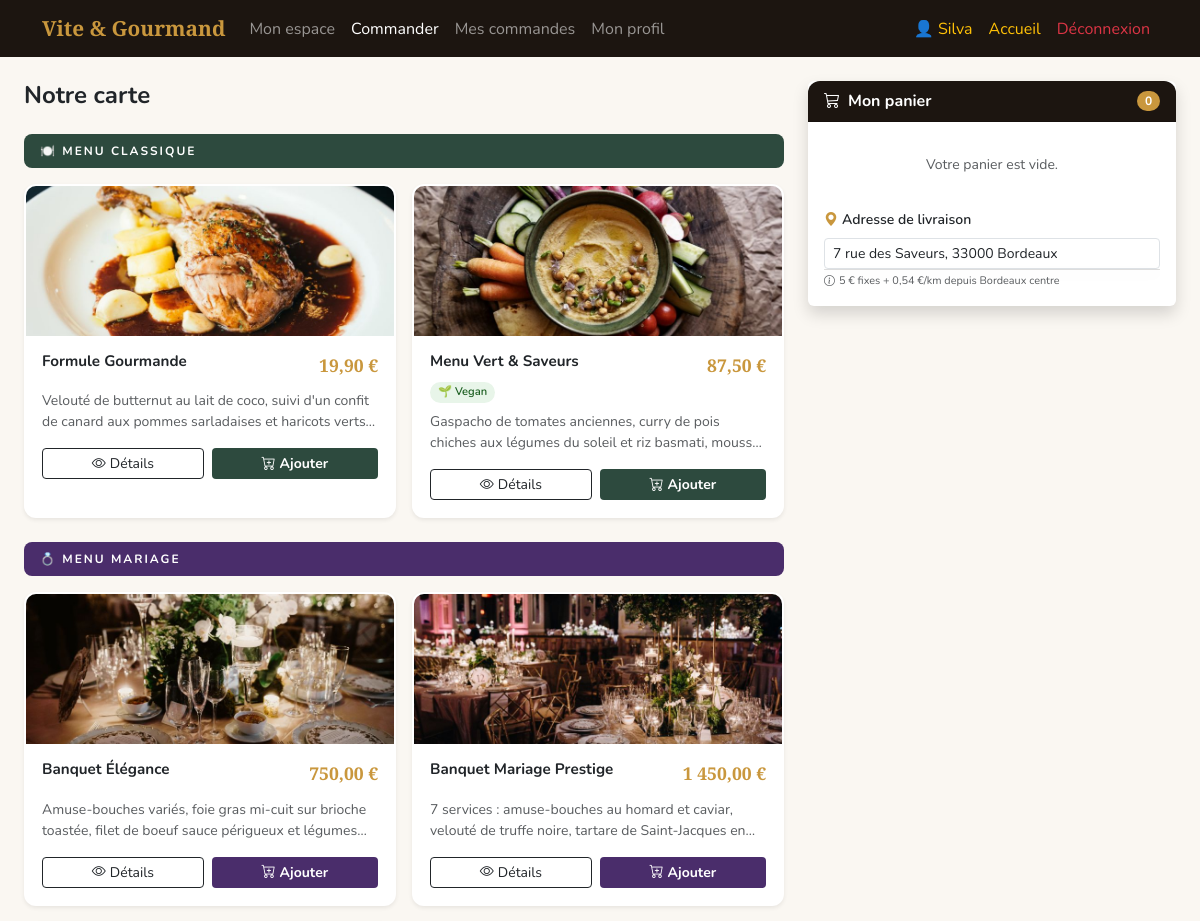
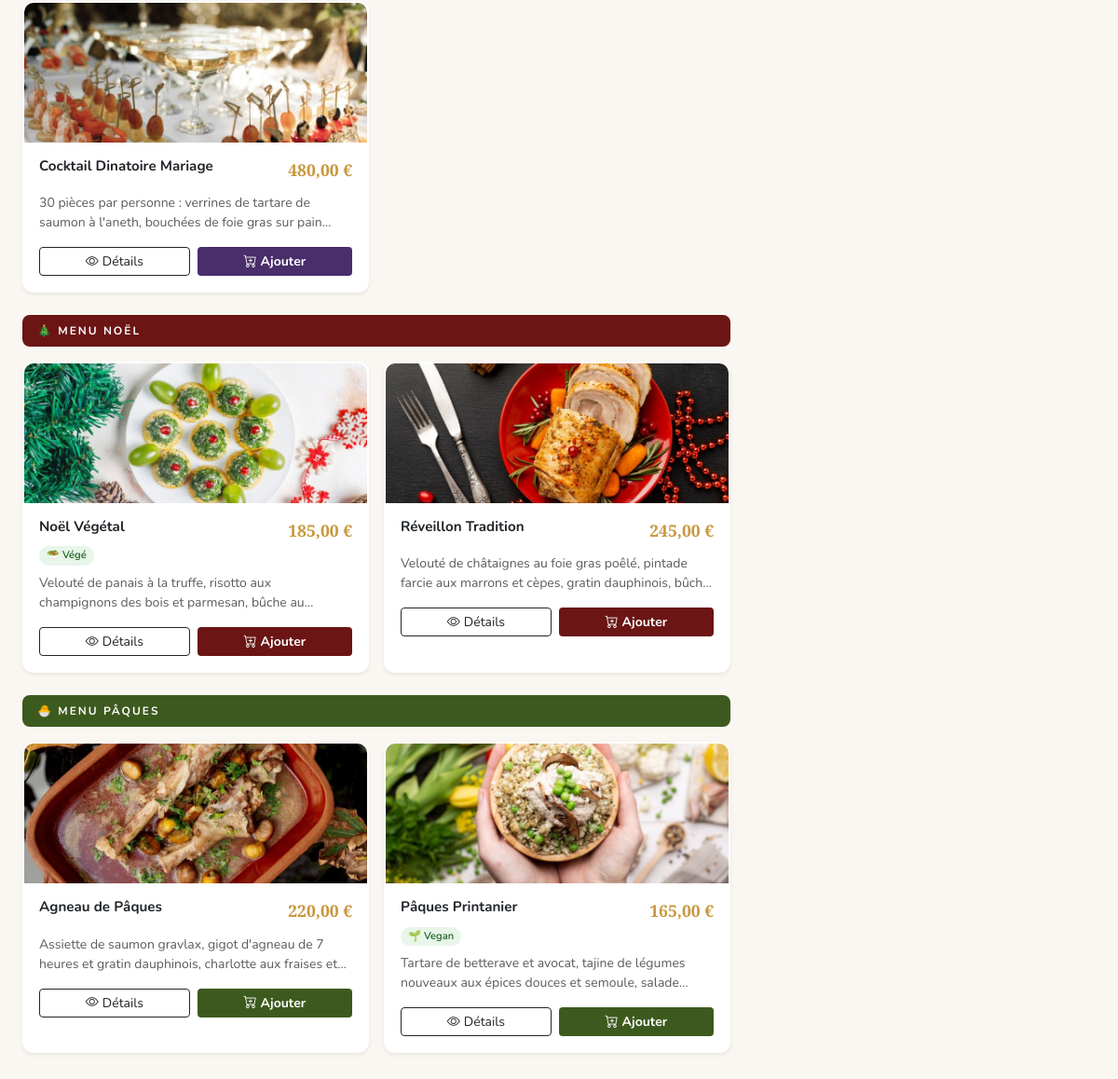
The page /user/menu.php (signed in) on the database its author committed (2 pictures, top to bottom).
### tables this page shows
CREATE TABLE `menus` (
  `id` int(11) NOT NULL,
  `nom` varchar(200) NOT NULL,
  `description` text DEFAULT NULL,
  `prix` decimal(10,2) NOT NULL,
  `categorie` varchar(100) NOT NULL,
  `disponible` tinyint(1) DEFAULT 1,
  `image_url` text DEFAULT '',
  `allergenes` text DEFAULT '',
  `regime` varchar(200) DEFAULT '',
  `personnes_min` int(11) DEFAULT 1,
  `created_at` datetime DEFAULT current_timestamp()
);

CREATE TABLE `users` (
  `id` int(11) NOT NULL,
  `nom` varchar(25) NOT NULL,
  `email` varchar(25) NOT NULL,
  `password` varchar(100) NOT NULL,
  `role` enum('admin','employee','client') NOT NULL DEFAULT 'client',
  `prenom` varchar(25) DEFAULT NULL,
  `telephone` varchar(15) DEFAULT NULL,
  `adresse` text DEFAULT '',
  `created_at` datetime DEFAULT current_timestamp()
);

### user/menu.php (the view, shortened to what this page needs)
<?php
include __DIR__ . '/../includes/db.php';
$menus = $pdo->query("
    SELECT *
    FROM menus
    WHERE disponible = 1
    ORDER BY categorie, nom
")->fetchAll();
$by_cat = [];
foreach ($menus as $m) {
    $by_cat[$m['categorie']][] = $m;
}
$user = $pdo->prepare("SELECT adresse FROM users WHERE id = ?");
$user->execute([$_SESSION['user_id']]);
$adresse_client = $user->fetchColumn() ?? '';
$cat_style = [
    'Menu Classique' => ['🍽️', '#2D4A3E'],
    'Menu Noël'      => ['🎄', '#6B1515'],
    'Menu Pâques'    => ['🐣', '#3D5A1E'],
    'Menu Mariage'   => ['💍', '#4A2D6B'],
];
?>
<!DOCTYPE html>
<html lang="fr">
<head>
    <link rel="stylesheet" href="https://cdn.jsdelivr.net/npm/bootstrap@5.3.0/dist/css/bootstrap.min.css">
    <link rel="stylesheet" href="https://cdn.jsdelivr.net/npm/bootstrap-icons@1.11.0/font/bootstrap-icons.css">
    <link rel="stylesheet" href="../css/global.css">
    <link rel="stylesheet" href="../css/espace.css">
</head>
<body>
<?php include __DIR__ . '/../includes/partials/user_nav.php'; ?>
    <div class="container-fluid py-4 px-3 px-lg-4">
        <div class="row g-4">
             <div class="col-lg-7 col-xl-8">
                <h4 class="fw-bold mb-4">Notre carte</h4>
                    <?php foreach ($by_cat as $cat => $items): ?>
                    <?php
                    $cs = $cat_style[$cat] ?? ['🍽️', '#2D4A3E'];
                    ?>
                <div class="cat-header" style="background: <?= $cs[1]?>;">
                    <?= $cs[0] ?> <?= htmlspecialchars($cat) ?>
                </div>
                <div class="row g-3 mb-4">
                    <?php foreach ($items as $m): ?>
                        <?php
                        $pers = (int)($m['personnes_min'] ?? 1);
                        $ppp  = $pers > 1 ? round($m['prix'] / $pers, 2) : null;
                        $rgs  = array_filter(array_map('trim', explode(',', $m['regime']    ?? '')));
                            ?>
                    <div class="col-md-6">
                        <div class="menu-card shadow-sm h-100">
                            <?php if (!empty($m['image_url'])): ?>
                                <img src="/viteetgourmand/<?= htmlspecialchars($m['image_url']) ?>" class="menu-img" alt="<?= htmlspecialchars($m['nom'])  ?>"loading="lazy">
                            <?php else: ?>
                            <div class="menu-img-ph" style="background:<?= $cs[1] ?>;"><?= $cs[0] ?></div>
                            <?php endif; ?>
                            <div class="p-3">
                                <div class="d-flex justify-content-between align-items-start gap-2 mb-1">
                                    <div class="fw-bold" style="line-height:1.3;font-size:.95rem;">
                                        <?= htmlspecialchars($m['nom']) ?>
                                    </div>
                                    <div class="text-end flex-shrink-0">
                                        <?php if ($ppp): ?>
                                        <div class="prix-tag"><?= number_format($ppp, 2, ',', ' ') ?> €<span style="font-size:.62rem;font-weight:400;color:#999;">/pers.</span></div>
                                        <div style="font-size:.68rem;color:#aaa;">Total : <?= number_format($m['prix'], 2, ',', ' ') ?> €</div>
                                        <?php else: ?>
                                        <div class="prix-tag"><?= number_format($m['prix'], 2, ',', ' ') ?> €</div>
                                        <?php endif; ?>
                                    </div>
                                </div>
                                <div class="d-flex flex-wrap gap-1 mb-2">
                                    <?php if (in_array('vegan', $rgs)): ?>
                                    <span class="pers-tag" style="background:#E8F5E9;color:#1B5E20;">🌱 Vegan</span>
                                    <?php elseif (in_array('vegetarien', $rgs)): ?>
                                    <span class="pers-tag" style="background:#E8F5E9;color:#1B5E20;">🥗 Végé</span>
                                    <?php endif; ?>
                                </div>
                                <p class="text-muted small mb-3" style="display:-webkit-box;-webkit-line-clamp:2;-webkit-box-orient:vertical;overflow:hidden;line-height:1.5;">
                                    <?= htmlspecialchars($m['description']) ?>
                                </p>
                                <div class="d-flex gap-2">
                                    <button class="btn btn-outline-dark btn-sm flex-grow-1 btn-detail"
                                            data-id="<?= $m['id'] ?>"
                                            data-nom="<?= htmlspecialchars($m['nom'], ENT_QUOTES) ?>"
                                            data-desc="<?= htmlspecialchars($m['description'], ENT_QUOTES) ?>"
                                            data-prix="<?= number_format($m['prix'], 2, ',', ' ') ?>"
                                            data-ppp="<?= $ppp ? number_format($ppp, 2, ',', ' ') : '' ?>"
                                            data-pers="<?= $pers ?>"
                                            data-cat="<?= htmlspecialchars($cat, ENT_QUOTES) ?>"
                                            data-img="<?= htmlspecialchars('/viteetgourmand/' . ($m['image_url'] ?? ''), ENT_QUOTES) ?>"
                                            data-allergens="<?= htmlspecialchars($m['allergenes'] ?? '', ENT_QUOTES) ?>"
                                            data-regimes="<?= htmlspecialchars($m['regime'] ?? '', ENT_QUOTES) ?>"
                                            data-color="<?= $cs[1] ?>"
                                            data-emoji="<?= $cs[0] ?>">
                                    <i class="bi bi-eye me-1"></i>Détails
                                    </button>
                                    <button class="btn fw-bold text-white btn-add btn-sm flex-grow-1"
                                            data-id="<?= $m['id'] ?>"
                                            data-pmin="<?= $pers ?>"
                                            style="background:<?= $cs[1] ?>;">
                                    <i class="bi bi-cart-plus me-1"></i>Ajouter
                                    </button>
                                </div>
                            </div>
                        </div>
                    </div>
                        <?php endforeach; ?>
                </div>
                        <?php endforeach; ?>
             </div>
            <div class="col-lg-4">
                <div class="cart-panel">
                    <div class="card border-0 shadow">
                        <div class="card-header d-flex justify-content-between align-items-center" style="background: var(--dark);
                            color:#fff;border-radius:12px 12px 0 0;">
                            <span class="fw-bold"><i class="bi bi-cart3 me-2"></i>Mon panier</span>
                            <span class="badge rounded-pill" style="background:var(--gold);" id="cart-count">0</span>
                        </div>
                        <div class="card-body px-3 py-3">
                            <div id="cart-items">
                            </div>
                            <div class="mt-3">
                                <label class="form-label fw-semibold small">
                                    <i class="bi bi-geo-alt-fill me-1" style="color:var(--gold);"></i>Adresse de livraison
                                </label>
                            <div class="liv-input-wrap" style="position:relative;">
                                <input type="text" id="adresse-input" class="form-control form-control-sm"
                                    placeholder="Ex : 5 rue de la Paix, Bordeaux"
                                    value="<?= htmlspecialchars($adresse_client) ?>"
                                    autocomplete="off">
                                <div id="adresse-suggestions"></div>
                            </div>
                                <div class="text-muted" style="font-size:.68rem;margin-top:.25rem;">
                                    <i class="bi bi-info-circle me-1"></i>5 € fixes + 0,54 €/km depuis Bordeaux centre
                                </div>
                            </div>
                        </div>
                    </div>
                </div>
            </div>
        </div>
    </div>
</body>
</html>

### css/global.css (style rules this page uses)
:root { --gold: #C9973D; --warm: #8B6914; --dark: #1C1510; --dark2: #2D1F14; --cream: #FAF7F2; }
body { font-family: 'Nunito', sans-serif; background: var(--cream); }

### css/espace.css (style rules this page uses)
.cart-panel { position: sticky; top: 72px; }
.menu-card { border: 2px solid transparent; border-radius: 12px; transition: .2s; background: #fff; overflow: hidden; }
.menu-img { height: 150px; object-fit: cover; width: 100%; }
.prix-tag { font-family: 'Playfair Display', serif; color: var(--gold); font-weight: 700; font-size: 1.1rem; }
.pers-tag { font-size: .7rem; border-radius: 50px; padding: 2px 8px; font-weight: 600; }
.cat-header { font-size: .75rem; letter-spacing: 2px; text-transform: uppercase; font-weight: 700; padding: .5rem 1rem; border-radius: 8px; color: #fff; margin-bottom: 1rem; }
.liv-input-wrap { position: relative; }
#adresse-suggestions { position: absolute; z-index: 200; background: #fff; border: 1px solid #ddd; border-top: none; border-radius: 0 0 8px 8px; width: 100%; max-height: 200px; overflow-y: auto; box-shadow: 0 4px 12px rgba(0,0,0,.1); }

### rows shown on the page
menus: image_url (picture), nom "Formule Gourmande", prix "19,90", description "Velouté de butternut au lait de coco, suivi d'un confit de canard aux pommes sarladaises et haricots…"
menus: image_url (picture), nom "Menu Vert & Saveurs", prix "87,50", shows "🌱 Vegan", description "Gaspacho de tomates anciennes, curry de pois chiches aux légumes du soleil et riz basmati,…"
menus: image_url (picture), nom "Banquet Élégance", prix "750,00", description "Amuse-bouches variés, foie gras mi-cuit sur brioche toastée, filet de boeuf sauce périgueux et…"
menus: image_url (picture), nom "Banquet Mariage Prestige", prix "1 450,00", description "7 services : amuse-bouches au homard et caviar, velouté de truffe noire, tartare de Saint-Jacques…"
menus: image_url (picture), nom "Cocktail Dinatoire Mariage", prix "480,00", description "30 pièces par personne : verrines de tartare de saumon à l'aneth, bouchées de foie gras sur…"
menus: image_url (picture), nom "Noël Végétal", prix "185,00", regime "🥗 Végé", description "Velouté de panais à la truffe, risotto aux champignons des bois et parmesan, bûche…"
menus: image_url (picture), nom "Réveillon Tradition", prix "245,00", description "Velouté de châtaignes au foie gras poêlé, pintade farcie aux marrons et cèpes, gratin dauphinois,…"
menus: image_url (picture), nom "Agneau de Pâques", prix "220,00", description "Assiette de saumon gravlax, gigot d'agneau de 7 heures et gratin dauphinois, charlotte aux fraises…"
menus: image_url (picture), nom "Pâques Printanier", prix "165,00", regime "🌱 Vegan", description "Tartare de betterave et avocat, tajine de légumes nouveaux aux épices douces et semoule,…"
users: adresse "7 rue des Saveurs, 33000 Bordeaux"

### other values the page prints
$_SESSION['nom'] "Silva"
$cs[0] "🍽️"
$cat "MENU CLASSIQUE"
$cs[0] "💍"
$cat "MENU MARIAGE"
$cs[0] "🎄"
$cat "MENU NOËL"
$cs[0] "🐣"
$cat "MENU PÂQUES"
